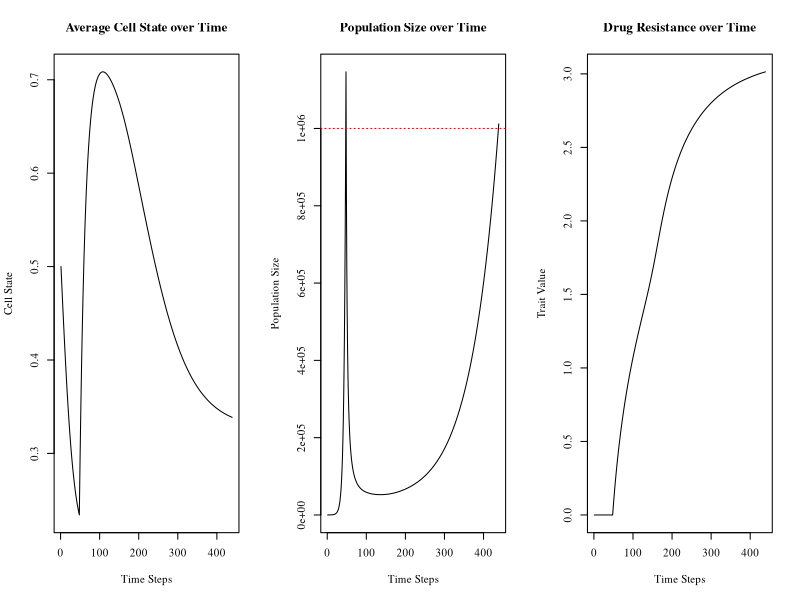

The R script that drew this image:
#Code written by Anuraag Bukkuri, expanded from code provided in "Advancing population ecology with integral projection models: a practical guide" - Merow et al 2013

params = data.frame(
  txon = FALSE,
  endtx = 1000)

varG = .05
varF = .05
lexp = 1.5
beta = 1.5 
evolv = 1
natd = .01*evolv
bex = -.6
bex1 = -.2 
baser = .3
dose = .7

vpar1 = .01
vpar2 = .3
vpar3 = .4
plotstop = 0
starttx=0
min = 0
max = 1
n = 100
tol = 1e-8
bc = min + c(0:n) * (max - min)/n
y = 0.5 * (bc[1:n] + bc[2:(n+1)])
h = y[2] - y[1]

Nt = rnorm(n,.5,0)
sim_steps = params$endtx-1
v = 0

popsize = vector(,sim_steps)
evoldyn = vector(,sim_steps)
avgtemp = vector(,length(y))
avgplot = vector(,sim_steps)

for (i in 1:sim_steps) {
  
  total_cells = sum(Nt)
  Ntnorm = Nt / total_cells
  popsize[i] = total_cells
  evoldyn[i] = v
  for (j in 1:length(y)) {avgtemp[j] = y[j] * Ntnorm[j]}
  avgcell = sum(avgtemp)
  avgplot[i] = avgcell
  
  if (total_cells>1e6 && params$txon==FALSE){starttx=i
  params$txon=TRUE}
  
  if ((total_cells>1e6 && params$txon==TRUE && i>starttx+3)||total_cells< 10){plotstop=i
  break}
  
  if (params$txon==TRUE) {m=dose}
  else {m=0}
  
  l.x = function(x, params) {exp(lexp*x)}
  
  b.x = function(x, params) {baser*exp(bex*x+bex1*v)}
  
  s.x = function(x, params) {
    return(1-natd-m/(l.x(x,params=params)+beta*v))}
  
  g.yx = function(xp, x, params) {dnorm(xp,mean=x,sd= varG)}
  
  f.yx = function(xp, x, params) {dnorm(xp,mean=x,sd= varF)}
  
  dsdv <-outer(y, y, function(xp,x,params) {beta*m/(beta*v+exp(lexp*x))^2}, params=params)
  
  dbdv <-outer(y, y, function(xp,x,params) {baser*bex1*exp(bex*x + bex1*v)}, params=params)
  
  dkds <-outer(y, y, function(xp,x,params) {g.yx(xp,x,params)},params=params)
  
  dkdb <-outer(y, y, function(xp,x,params) {f.yx(xp,x,params)},params=params)
  
  F = h*outer(y, y, f.yx, params=params)
  B = b.x(y, params=params)
  G = h*outer(y, y, g.yx, params=params)
  S = s.x(y, params=params)
  Q = F
  P = G
  for (j in 1:n) {
    Q[, j] = F[, j] * B[j]
    P[, j] = G[, j] * S[j]
  }
  
  #Low state eviction
  for (j in 1:(n / 2)) {
    F[1, j] <- F[1, j] + 1 - sum(F[, j])
    Q[, j] <- F[, j] * B[j]
    G[1, j] <- G[1, j] + 1 - sum(G[, j])
    P[, j] <- G[, j] * S[j]
  }
  
  #High state eviction
  for (j in (n / 2 + 1):n) {
    F[n, j] <- F[n, j] + 1 - sum(F[, j])
    Q[, j] <- F[, j] * B[j]
    G[n, j] <- G[n, j] + 1 - sum(G[, j])
    P[, j] <- G[, j] * S[j]
  }
  
  K = P + Q
  Nt1 = K %*% Nt
  Nt = Nt1
  
  lam <- abs(eigen(K)$values[1])
  w.eigen <- abs(eigen(K)$vectors[, 1])
  stable.dist <- w.eigen/sum(w.eigen)
  v.eigen <- abs(eigen(t(K))$vectors[, 1])
  repro.val <- v.eigen/v.eigen[1]
  v.dot.w = sum(stable.dist * repro.val) * h
  sens = outer(repro.val, stable.dist)/v.dot.w
  
  sensv <- sum(sens*(dkds*dsdv+dkdb*dbdv)) * h ^ 2
  v <- v + evolv * sum(sensv) / lam
  if(v<0){v=0}
}
par(mfrow = c(1, 3))#,oma=c(1,0,2,0))
plot(avgplot[-c(plotstop+1:params$endtx)],xlab = "Time Steps",ylab='Cell State',type = 'l',main = 'Average Cell State over Time',family='serif')
plot(popsize[-c(plotstop+1:params$endtx)],xlab = "Time Steps",ylab = 'Population Size',main = 'Population Size over Time',type = 'l',family='serif')
abline(h=1e6,col='red',lty=3)
plot(evoldyn[-c(plotstop+1:params$endtx)],xlab = "Time Steps",ylab = 'Trait Value',main = 'Drug Resistance over Time',type = 'l',family='serif')
